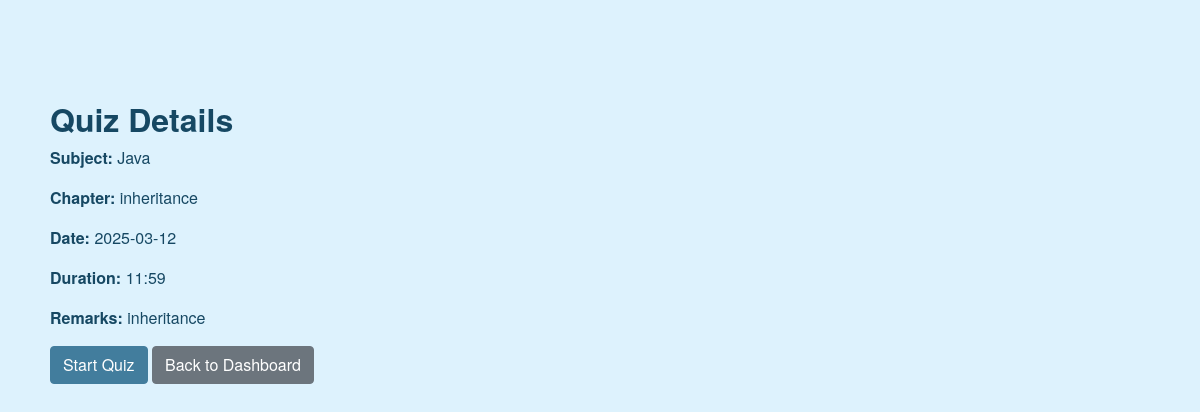
Page /user/quiz/view/3 (signed in) on the committed database.
### controllers/models.py (models this page shows, shortened)
class Subject(db.Model):
    __tablename__ = 'subjects'
    id = db.Column(db.Integer, primary_key=True)
    name = db.Column(db.String(100), unique=True, nullable=False)
    description = db.Column(db.Text)
    chapters = db.relationship('Chapter', backref='subject', lazy=True)#related data is loaded when accessed by chapter

class Chapter(db.Model):
    __tablename__ = 'chapters'
    id = db.Column(db.Integer, primary_key=True)
    name = db.Column(db.String(100), nullable=False)
    description = db.Column(db.Text)
    subject_id = db.Column(db.Integer, db.ForeignKey('subjects.id', ondelete="CASCADE"), nullable=False)
    quizzes = db.relationship('Quiz', backref='chapter', lazy=True)

class Quiz(db.Model):
    __tablename__ = 'quizzes'
    id = db.Column(db.Integer, primary_key=True)
    chapter_id = db.Column(db.Integer, db.ForeignKey('chapters.id'), nullable=False)
    date_of_quiz = db.Column(db.DateTime, nullable=False)
    time_duration = db.Column(db.String(50), nullable=False)  # Format: "HH:MM"
    remarks = db.Column(db.Text)
    questions = db.relationship('Question', backref='quiz',lazy=True)
    scores = db.relationship('Score', backref='quiz', lazy=True)

### controllers/user_routes.py (the view)
    @app.route('/user/quiz/view/<int:quiz_id>')
    def view_quiz_details(quiz_id):
        if 'user_id' not in session:
            flash("Please log in first.", "warning")
            return redirect(url_for('login'))
        quiz = Quiz.query.get_or_404(quiz_id)
        return render_template('view_quiz.html', quiz=quiz)

### templates/view_quiz.html (shortened to what this page needs)
{% extends 'base.html' %}
{% block content %}
<div class="container mt-4">
  <h2>Quiz Details</h2>
  <p><strong>Subject:</strong> {{ quiz.chapter.subject.name }}</p>
  <p><strong>Chapter:</strong> {{ quiz.chapter.name }}</p>
  <p><strong>Date:</strong> {{ quiz.date_of_quiz.strftime('%Y-%m-%d') if quiz.date_of_quiz else 'N/A' }}</p>
  <p><strong>Duration:</strong> {{ quiz.time_duration }}</p>
  <p><strong>Remarks:</strong> {{ quiz.remarks or 'None' }}</p>
  <a href="{{ url_for('start_quiz', quiz_id=quiz.id) }}" class="btn btn-primary">Start Quiz</a>
  <a href="{{ url_for('user_dashboard') }}" class="btn btn-secondary">Back to Dashboard</a>
</div>
{% endblock %}

### static/styles.css (style rules this page uses)
body { background-color: #DDF2FD; font-family: 'Helvetica Neue', Helvetica, Arial, sans-serif; color: #164863; margin: 0; padding: 0; }
.container { padding: 20px; margin-top: 20px; }
h1, h2, h3, h4, h5, h6 { color: #164863; font-weight: bold; }
.btn-primary { background-color: #427D9D; border-color: #427D9D; color: #FFFFFF; }

### rows in the picture
Subject: chapter.subject.name "Java"
Chapter: chapter.name "inheritance"
Quiz: date_of_quiz "2025-03-12", time_duration "11:59", remarks "inheritance"
